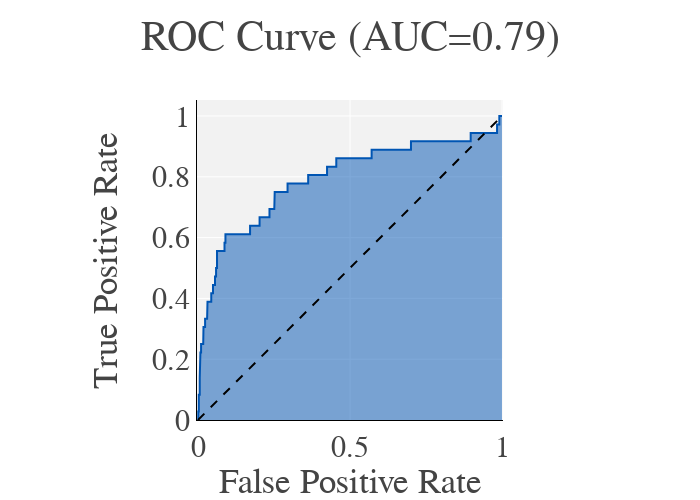

The notebook cell this image was saved under:
### Code cell
# Predict on y test
y_pred_gbm = best_model.predict_proba(X_test_gbm)[::,1]

# Assuming y_pred and y_true are the predicted and true labels, respectively
fpr, tpr, _ = roc_curve(y_test_gbm, y_pred_gbm)

fpr_lgbm, tpr_lgbm = fpr, tpr

# Compute AUC (Area Under the Curve)
auc_ = roc_auc_score(y_test_gbm, y_pred_gbm)

auc_lgbm = auc_

# first attempt
fig_rf_auc = px.area(
    x=fpr, y=tpr,
    title=f'ROC Curve (AUC={auc_:.2f})',
    labels=dict(x='False Positive Rate', y='True Positive Rate'),
    width=700, height=500
)
fig_rf_auc.add_shape(
    type='line', line=dict(dash='dash'),
    x0=0, x1=1, y0=0, y1=1
)

fig_rf_auc.update_yaxes(scaleanchor="x", scaleratio=1)
fig_rf_auc.update_xaxes(constrain='domain')
fig_rf_auc.show()

fig_rf_auc.write_image("images/results/ROC_environemntal_lgbm.png")

### Figure 1 — Plotly figure (JSON) as saved in the notebook; plotly's stock layout.template omitted (floating-point values rounded to 4 significant figures)
{"data": [{"hovertemplate": "False Positive Rate=%{x}<br>True Positive Rate=%{y}<extra></extra>", "legendgroup": "", "line": {"color": "#0055B3"}, "marker": {"symbol": "circle"}, "mode": "lines", "name": "", "orientation": "v", "showlegend": false, "stackgroup": "1", "type": "scatter", "x": [0, 0.0004403, 0.0008807, 0.0008807, 0.002642, 0.002642, 0.005724, 0.005724, 0.006165, 0.006165, 0.007926, 0.007926, 0.01013, 0.01013, 0.01717, 0.01717, 0.01805, 0.01805, 0.02334, 0.02334, 0.02994, 0.02994, 0.03126, 0.03126, 0.04359, 0.04359, 0.04932, 0.04932, 0.05592, 0.05592, 0.05945, 0.05945, 0.06253, 0.06253, 0.08719, 0.08719, 0.09027, 0.09027, 0.1713, 0.1713, 0.2026, 0.2026, 0.2351, 0.2351, 0.251, 0.251, 0.2523, 0.2523, 0.2946, 0.2946, 0.3624, 0.3624, 0.4245, 0.4245, 0.4549, 0.4549, 0.5711, 0.5711, 0.7006, 0.7006, 0.897, 0.897, 0.9837, 0.9837, 0.9912, 0.9912, 1], "xaxis": "x", "y": [0, 0, 0, 0.02778, 0.02778, 0.08333, 0.08333, 0.1389, 0.1389, 0.1944, 0.1944, 0.2222, 0.2222, 0.25, 0.25, 0.2778, 0.2778, 0.3056, 0.3056, 0.3333, 0.3333, 0.3611, 0.3611, 0.3889, 0.3889, 0.4167, 0.4167, 0.4444, 0.4444, 0.4722, 0.4722, 0.5, 0.5, 0.5556, 0.5556, 0.5833, 0.5833, 0.6111, 0.6111, 0.6389, 0.6389, 0.6667, 0.6667, 0.6944, 0.6944, 0.7222, 0.7222, 0.75, 0.75, 0.7778, 0.7778, 0.8056, 0.8056, 0.8333, 0.8333, 0.8611, 0.8611, 0.8889, 0.8889, 0.9167, 0.9167, 0.9444, 0.9444, 0.9722, 0.9722, 1, 1], "yaxis": "y"}], "layout": {"height": 500, "legend": {"tracegroupgap": 0}, "shapes": [{"line": {"dash": "dash"}, "type": "line", "x0": 0, "x1": 1, "y0": 0, "y1": 1}], "title": {"text": "ROC Curve (AUC=0.79)"}, "width": 700, "xaxis": {"anchor": "y", "constrain": "domain", "domain": [0, 1], "title": {"text": "False Positive Rate"}}, "yaxis": {"anchor": "x", "domain": [0, 1], "scaleanchor": "x", "scaleratio": 1, "title": {"text": "True Positive Rate"}}}}
